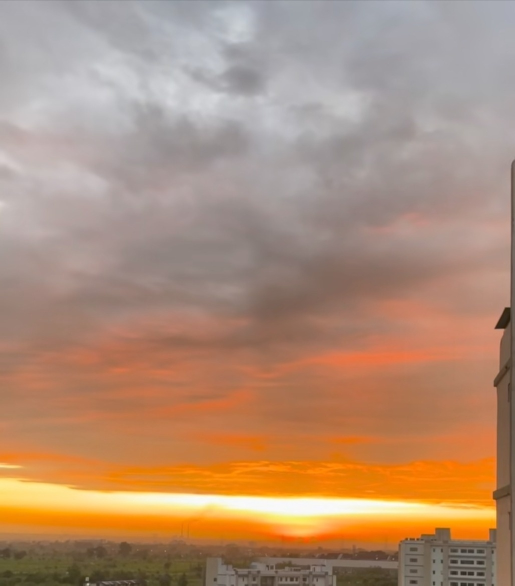
#> input picture reconstructed.jpg, 1030 x 1171 px (shown at 1/2 size)
$ python v10.py reconstructed.jpg reconstructed.jpg out.png
#> lines starting #> are read from the running program, lines starting #| are printed output that depends on the picture
import cv2
import numpy as np
import sqlite3
import sys
import os
from pathlib import Path
from datetime import datetime
from itertools import product


class AdvancedImageReconstructor:
    def __init__(self, db_name="image_reconstruction.db"):
        """Initialize the reconstructor with a database connection."""
        self.db_name = db_name
        self.conn = None
        self.cursor = None
        self.init_database()

    def init_database(self):
        """Initialize SQLite database with required tables."""
        self.conn = sqlite3.connect(self.db_name)
        self.cursor = self.conn.cursor()

        self.cursor.execute("DROP TABLE IF EXISTS reconstruction_metadata")
        self.cursor.execute("DROP TABLE IF EXISTS reconstructions")

        self.cursor.execute(
            """
            CREATE TABLE IF NOT EXISTS reconstructions (
                id INTEGER PRIMARY KEY AUTOINCREMENT,
                image1_path TEXT NOT NULL,
                image2_path TEXT NOT NULL,
                output_path TEXT NOT NULL,
                created_at TIMESTAMP DEFAULT CURRENT_TIMESTAMP,
                status TEXT,
                method TEXT,
                rotation_detected REAL
            )
        """
        )

        self.cursor.execute(
            """
            CREATE TABLE IF NOT EXISTS reconstruction_metadata (
                id INTEGER PRIMARY KEY AUTOINCREMENT,
                reconstruction_id INTEGER,
                keypoints_found INTEGER,
                matches_found INTEGER,
                confidence REAL,
                FOREIGN KEY (reconstruction_id)
                    REFERENCES reconstructions(id)
            )
        """
        )

        self.conn.commit()

    def load_images(self, image1_path, image2_path):
        """Load two images from file paths."""
#> called with image1_path = 'reconstructed.jpg', image2_path = 'reconstructed.jpg'
        if not os.path.exists(image1_path):
            raise FileNotFoundError(f"Image 1 not found: {image1_path}")
        if not os.path.exists(image2_path):
            raise FileNotFoundError(f"Image 2 not found: {image2_path}")

        img1 = cv2.imread(image1_path)
#> img1 is the input picture: shape (1171, 1030, 3); mean B, G, R 117.7, 142.1, 176.3
#|   Image 1: (1171, 1030, 3)
#|   Image 2: (1171, 1030, 3)
        img2 = cv2.imread(image2_path)

        if img1 is None or img2 is None:
            raise ValueError("Could not load one or both images")

        return img1, img2

    def rotate_image(self, img, angle):
        """Rotate image by angle (0, 90, 180, 270 degrees)."""
        if angle == 0:
            return img.copy()
        elif angle == 90:
            return cv2.rotate(img, cv2.ROTATE_90_CLOCKWISE)
        elif angle == 180:
            return cv2.rotate(img, cv2.ROTATE_180)
        elif angle == 270:
            return cv2.rotate(img, cv2.ROTATE_90_COUNTERCLOCKWISE)
        return img

    def flip_image(self, img, flip_code):
        """Flip image (0=vertical, 1=horizontal, -1=both)."""
        if flip_code is None:
            return img.copy()
        return cv2.flip(img, flip_code)

    def extract_edge(self, img, edge, width=50):
        """Extract an edge strip from image.

        Args:
            img: Input image
            edge: 'top', 'bottom', 'left', 'right'
            width: Width/height of the strip to extract
        """
        h, w = img.shape[:2]
        width = min(width, min(h, w) // 3)

        if edge == 'top':
            return img[:width, :]
        elif edge == 'bottom':
            return img[-width:, :]
        elif edge == 'left':
            return img[:, :width]
        elif edge == 'right':
            return img[:, -width:]
        return None

    def compare_edges(self, edge1, edge2, edge1_type, edge2_type):
        """Compare two edge strips and return similarity score.

        Compatible edges:
        - top <-> bottom
        - bottom <-> top
        - left <-> right
        - right <-> left
        """
        # Check if edges are compatible
        valid_pairs = [
            ('top', 'bottom'), ('bottom', 'top'),
            ('left', 'right'), ('right', 'left')
        ]

        if (edge1_type, edge2_type) not in valid_pairs:
            return -1.0  # Incompatible edges

        # Resize edges to match
        if edge1_type in ['top', 'bottom']:
            # Horizontal edges - match widths
            h = min(edge1.shape[0], edge2.shape[0])
            w = min(edge1.shape[1], edge2.shape[1])
            edge1_resized = cv2.resize(edge1, (w, h))
            edge2_resized = cv2.resize(edge2, (w, h))
        else:
            # Vertical edges - match heights
            h = min(edge1.shape[0], edge2.shape[0])
            w = min(edge1.shape[1], edge2.shape[1])
            edge1_resized = cv2.resize(edge1, (w, h))
            edge2_resized = cv2.resize(edge2, (w, h))

        # Convert to grayscale for comparison
        if len(edge1_resized.shape) == 3:
            edge1_gray = cv2.cvtColor(edge1_resized, cv2.COLOR_BGR2GRAY)
        else:
            edge1_gray = edge1_resized

        if len(edge2_resized.shape) == 3:
            edge2_gray = cv2.cvtColor(edge2_resized, cv2.COLOR_BGR2GRAY)
        else:
            edge2_gray = edge2_resized

        # Calculate multiple similarity metrics

        # 1. Normalized cross-correlation
        edge1_norm = (edge1_gray - edge1_gray.mean()) / (edge1_gray.std() + 1e-8)
        edge2_norm = (edge2_gray - edge2_gray.mean()) / (edge2_gray.std() + 1e-8)
        correlation = np.mean(edge1_norm * edge2_norm)

        # 2. Structural similarity (simplified)
        diff = np.abs(edge1_gray.astype(float) - edge2_gray.astype(float))
        similarity = 1.0 - (np.mean(diff) / 255.0)

        # 3. Edge-based similarity
        edge1_edges = cv2.Canny(edge1_gray, 50, 150)
        edge2_edges = cv2.Canny(edge2_gray, 50, 150)
        edge_similarity = 1.0 - (
            np.sum(np.abs(edge1_edges - edge2_edges)) /
            (edge1_edges.size * 255.0)
        )

        # Combined score
        score = (correlation * 0.4 + similarity * 0.4 + edge_similarity * 0.2)

        return score

    def find_best_configuration(self, img1, img2):
        """Try all possible orientations and find best match."""
        print(f"\n  Testing all possible configurations...")

        best_score = -np.inf
        best_config = None

        # All possible rotations (0, 90, 180, 270)
        rotations = [0, 90, 180, 270]
        # All possible flips (None, horizontal, vertical, both)
        flips = [None, 1, 0, -1]
        # All possible edges
        edges = ['top', 'bottom', 'left', 'right']

        configurations = []

        # Try all combinations for img1 and img2
        for rot1, flip1, rot2, flip2 in product(
            rotations, flips, rotations, flips
        ):
            # Apply transformations
            img1_trans = self.rotate_image(img1, rot1)
            if flip1 is not None:
                img1_trans = self.flip_image(img1_trans, flip1)

            img2_trans = self.rotate_image(img2, rot2)
            if flip2 is not None:
                img2_trans = self.flip_image(img2_trans, flip2)

            # Try all edge combinations
            for edge1, edge2 in product(edges, edges):
                strip1 = self.extract_edge(img1_trans, edge1)
                strip2 = self.extract_edge(img2_trans, edge2)

                score = self.compare_edges(strip1, strip2, edge1, edge2)

                if score > best_score:
                    best_score = score
                    best_config = {
                        'img1_rot': rot1,
                        'img1_flip': flip1,
                        'img2_rot': rot2,
                        'img2_flip': flip2,
                        'edge1': edge1,
                        'edge2': edge2,
                        'score': score,
                        'img1_trans': img1_trans,
                        'img2_trans': img2_trans
                    }

                configurations.append(score)
#> this loop made 256 passes
#> pass 1, in compare_edges (call 2), `edge1_resized = cv2.resize(edge1, (w, h))`:
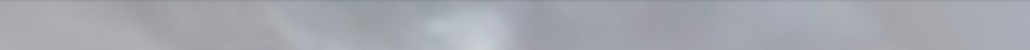
#> edge1_resized: shape (50, 1030, 3) (shown at 1/2 size); mean of channels 0, 1, 2 174.6, 167.3, 165; drawn as B, G, R
#> pass 1, in compare_edges (call 2), `edge2_gray = cv2.cvtColor(edge2_resized, cv2.COLOR_BGR2GRAY)`:
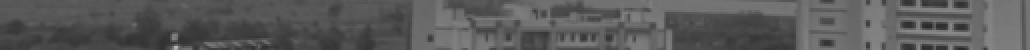
#> edge2_gray: shape (50, 1030) (shown at 1/2 size); min 40, max 209, mean 89.5
#> after the loop:
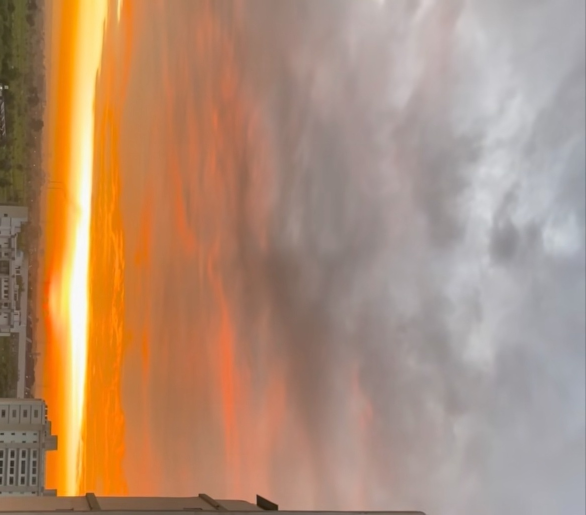
#> img1_trans: shape (1030, 1171, 3) (shown at 1/2 size); mean B, G, R 117.7, 142.1, 176.3
#> after the loop:
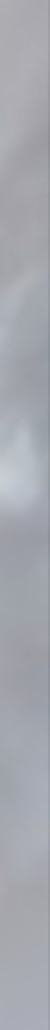
#> strip1: shape (1030, 50, 3) (shown at 1/2 size); mean B, G, R 174.6, 167.3, 165

        print(f"  Tested {len(configurations)} configurations")
#|   Tested 4096 configurations
        print(f"  Best score: {best_score:.4f}")
#|   Best score: 0.9868
        print(f"  Best config: Img1[rot={best_config['img1_rot']}°, "
              f"flip={best_config['img1_flip']}] <-> "
              f"Img2[rot={best_config['img2_rot']}°, "
              f"flip={best_config['img2_flip']}]")
#|   Best config: Img1[rot=90°, flip=None] <-> Img2[rot=90°, flip=0]
        print(f"  Edge match: {best_config['edge1']} <-> "
              f"{best_config['edge2']}")
#|   Edge match: top <-> bottom

        return best_config

    def preprocess_image(self, img):
        """Preprocess image for better feature detection."""
        gray = cv2.cvtColor(img, cv2.COLOR_BGR2GRAY)
        clahe = cv2.createCLAHE(clipLimit=3.0, tileGridSize=(8, 8))
        enhanced = clahe.apply(gray)
        return enhanced

    def detect_features_robust(self, img1, img2):
        """Enhanced feature detection with SIFT and ORB."""
        gray1 = self.preprocess_image(img1)
        gray2 = self.preprocess_image(img2)

        try:
            # Try SIFT first (better for complex images)
            sift = cv2.SIFT_create(
                nfeatures=5000,
                contrastThreshold=0.03,
                edgeThreshold=10
            )
            kp1, des1 = sift.detectAndCompute(gray1, None)
            kp2, des2 = sift.detectAndCompute(gray2, None)
            method = "SIFT"
        except (cv2.error, AttributeError):
            # Fallback to ORB
            orb = cv2.ORB_create(nfeatures=20000)
            kp1, des1 = orb.detectAndCompute(gray1, None)
            kp2, des2 = orb.detectAndCompute(gray2, None)
            method = "ORB"

        return kp1, des1, kp2, des2, method

    def match_features_robust(self, des1, des2, method):
        """Enhanced feature matching with ratio test."""
        if des1 is None or des2 is None:
            return []

        if method == "SIFT":
            FLANN_INDEX_KDTREE = 1
            index_params = dict(algorithm=FLANN_INDEX_KDTREE, trees=5)
            search_params = dict(checks=100)
            matcher = cv2.FlannBasedMatcher(index_params, search_params)
            ratio = 0.7
        else:
            matcher = cv2.BFMatcher(cv2.NORM_HAMMING, crossCheck=False)
            ratio = 0.75

        try:
            matches = matcher.knnMatch(des1, des2, k=2)
        except cv2.error:
            return []

        # Ratio test
        good_matches = []
        for match_pair in matches:
            if len(match_pair) == 2:
                m, n = match_pair
                if m.distance < ratio * n.distance:
                    good_matches.append(m)

        return good_matches

    def validate_homography(self, H, img1_shape, img2_shape):
        """Validate if homography makes sense for torn image reconstruction."""
        if H is None:
            return False

        # Check if homography is too extreme
        # For torn images, we expect mostly translation with minor rotation/scale

        # Extract scale, rotation, and translation
        try:
            # Decompose homography (simplified check)
            h1, w1 = img1_shape[:2]
            h2, w2 = img2_shape[:2]

            # Check corners transformation
            corners = np.float32([[0, 0], [w2, 0], [w2, h2], [0, h2]]).reshape(-1, 1, 2)
            transformed = cv2.perspectiveTransform(corners, H)

            # Calculate distances between adjacent corners
            distances = []
            for i in range(4):
                p1 = transformed[i][0]
                p2 = transformed[(i + 1) % 4][0]
                dist = np.linalg.norm(p1 - p2)
                distances.append(dist)

            # Original distances
            orig_distances = [w2, h2, w2, h2]

            # Check if scaling is reasonable (not more than 2x or less than 0.5x)
            for d, od in zip(distances, orig_distances):
                if od > 0:
                    scale = d / od
                    if scale > 2.5 or scale < 0.4:
                        print(f"    ⚠ Homography validation failed: extreme scaling ({scale:.2f})")
                        return False

            # Check if transformation causes extreme distortion
            # by comparing aspect ratios
            width_ratio = distances[0] / distances[2] if distances[2] > 0 else 1
            height_ratio = distances[1] / distances[3] if distances[3] > 0 else 1

            if abs(width_ratio - 1.0) > 0.3 or abs(height_ratio - 1.0) > 0.3:
                print(f"    ⚠ Homography validation failed: aspect distortion")
                return False

            return True

        except Exception as e:
            print(f"    ⚠ Homography validation error: {e}")
            return False

    def stitch_with_homography(self, img1, img2, kp1, kp2, matches):
        """Stitch images using homography transformation with proper blending."""
        if len(matches) < 4:
            return None

        # Extract matched keypoints
        pts1 = np.float32([kp1[m.queryIdx].pt for m in matches])
        pts2 = np.float32([kp2[m.trainIdx].pt for m in matches])

        # Find homography with RANSAC
        H, mask = cv2.findHomography(pts2, pts1, cv2.RANSAC, 5.0)

        if H is None:
            return None

        # Validate homography
        if not self.validate_homography(H, img1.shape, img2.shape):
            print(f"    Homography rejected - transformation too extreme")
            return None

        # Calculate inlier ratio
        inliers = np.sum(mask)
        inlier_ratio = inliers / len(matches) if len(matches) > 0 else 0

        print(f"    Inliers: {inliers}/{len(matches)} ({inlier_ratio:.2%})")

        # Reject if inlier ratio is too low
        if inlier_ratio < 0.3:
            print(f"    Homography rejected - low inlier ratio")
            return None

        # Calculate output size
        h1, w1 = img1.shape[:2]
        h2, w2 = img2.shape[:2]

        # Get corners of img2
        corners2 = np.float32([
            [0, 0], [0, h2], [w2, h2], [w2, 0]
        ]).reshape(-1, 1, 2)

        # Transform corners
        corners2_transformed = cv2.perspectiveTransform(corners2, H)

        # Combine with img1 corners
        corners1 = np.float32([
            [0, 0], [0, h1], [w1, h1], [w1, 0]
        ]).reshape(-1, 1, 2)

        all_corners = np.concatenate([corners1, corners2_transformed], axis=0)

        # Find bounding box
        [x_min, y_min] = np.int32(all_corners.min(axis=0).ravel() - 0.5)
        [x_max, y_max] = np.int32(all_corners.max(axis=0).ravel() + 0.5)

        # Adjust homography for translation
        translation = np.array([
            [1, 0, -x_min],
            [0, 1, -y_min],
            [0, 0, 1]
        ])

        # Warp img2
        result = cv2.warpPerspective(
            img2, translation.dot(H),
            (x_max - x_min, y_max - y_min)
        )

        # Create a mask for img1
        img1_mask = np.zeros((y_max - y_min, x_max - x_min), dtype=np.uint8)
        img1_y_start = -y_min
        img1_y_end = -y_min + h1
        img1_x_start = -x_min
        img1_x_end = -x_min + w1

        img1_mask[img1_y_start:img1_y_end, img1_x_start:img1_x_end] = 255

        # Create a mask for warped img2
        img2_gray = cv2.cvtColor(result, cv2.COLOR_BGR2GRAY)
        _, img2_mask = cv2.threshold(img2_gray, 1, 255, cv2.THRESH_BINARY)

        # Find overlap region
        overlap_mask = cv2.bitwise_and(img1_mask, img2_mask)

        # Blend in overlap region
        if np.sum(overlap_mask) > 100:  # If there's significant overlap
            # Create distance transforms for smooth blending
            dist1 = cv2.distanceTransform(img1_mask, cv2.DIST_L2, 5)
            dist2 = cv2.distanceTransform(img2_mask, cv2.DIST_L2, 5)

            # Normalize distances
            dist_sum = dist1 + dist2
            dist_sum[dist_sum == 0] = 1  # Avoid division by zero

            alpha1 = (dist1 / dist_sum).astype(np.float32)
            alpha2 = (dist2 / dist_sum).astype(np.float32)

            # Expand alpha to 3 channels
            alpha1 = np.expand_dims(alpha1, axis=2)
            alpha2 = np.expand_dims(alpha2, axis=2)

            # Place img1 in result with blending
            img1_padded = np.zeros_like(result, dtype=np.float32)
            img1_padded[img1_y_start:img1_y_end, img1_x_start:img1_x_end] = img1.astype(np.float32)

            # Blend
            result = (result.astype(np.float32) * alpha2 + img1_padded * alpha1).astype(np.uint8)
        else:
            # No significant overlap, just place img1
            result[img1_y_start:img1_y_end, img1_x_start:img1_x_end] = img1

        return result

    def should_use_simple_stitch(self, best_config):
        """Determine if images should use simple edge-based stitching."""
        # If both images have no rotation and no flip, use simple stitch
        no_transform = (
            best_config['img1_rot'] == 0 and
            best_config['img1_flip'] is None and
            best_config['img2_rot'] == 0 and
            best_config['img2_flip'] is None
        )

        # If edges suggest simple adjacent placement
        simple_edges = (
            (best_config['edge1'] == 'bottom' and best_config['edge2'] == 'top') or
            (best_config['edge1'] == 'top' and best_config['edge2'] == 'bottom') or
            (best_config['edge1'] == 'right' and best_config['edge2'] == 'left') or
            (best_config['edge1'] == 'left' and best_config['edge2'] == 'right')
        )

        return no_transform and simple_edges

    # [106 lines left out: functions stitch_with_alignment, blend_vertical, blend_horizontal, not called in this run]

    def reconstruct(
        self, image1_path, image2_path, output_path="reconstructed.jpg"
    ):
        """Main reconstruction method."""
        print(f"\n{'='*70}")
        print(f"ADVANCED IMAGE RECONSTRUCTION - TORN IMAGE REPAIR")
        print(f"{'='*70}\n")

        print(f"Loading images...")
        img1, img2 = self.load_images(image1_path, image2_path)
        print(f"  Image 1: {img1.shape}")
        print(f"  Image 2: {img2.shape}")

        # Step 1: Find best configuration (rotation, flip, edge matching)
        print(f"\nStep 1: Finding optimal alignment...")
        best_config = self.find_best_configuration(img1, img2)

        if best_config['score'] < 0.3:
            print(f"\n⚠ Warning: Low confidence score ({best_config['score']:.3f})")
            print(f"  Results may not be accurate.\n")

        img1_aligned = best_config['img1_trans']
        img2_aligned = best_config['img2_trans']
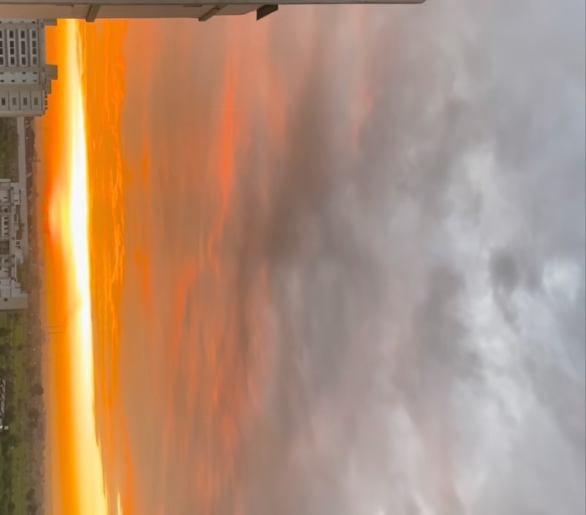
#> img2_aligned: shape (1030, 1171, 3) (shown at 1/2 size); mean of channels 0, 1, 2 117.7, 142.1, 176.3; drawn as B, G, R

        # Check if we should use simple stitching
        use_simple = self.should_use_simple_stitch(best_config)

        if use_simple:
            print(f"\n  Using simple edge-based stitching (no rotation detected)")

        # Step 2: Try feature-based stitching (only if complex transformation needed)
        print(f"\nStep 2: Attempting feature-based stitching...")
        result = None
        method = "correlation"
        match_count = 0

        if not use_simple:
            try:
                kp1, des1, kp2, des2, feature_method = \
                    self.detect_features_robust(img1_aligned, img2_aligned)
#> in preprocess_image, `gray = cv2.cvtColor(img, cv2.COLOR_BGR2GRAY)`:
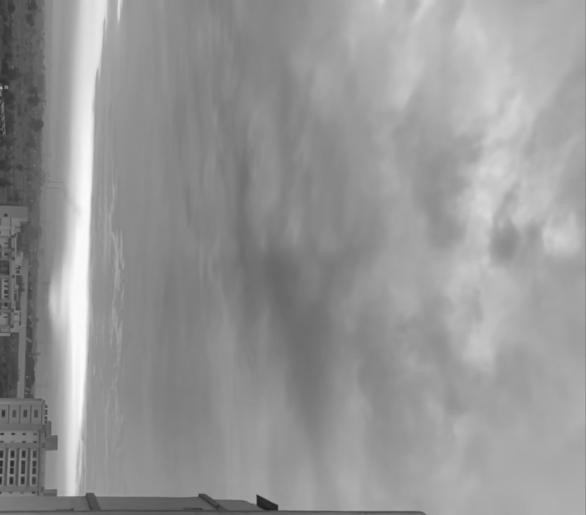
#> gray: shape (1030, 1171) (shown at 1/2 size); min 26, max 252, mean 149.6
#> in preprocess_image, `enhanced = clahe.apply(gray)`:
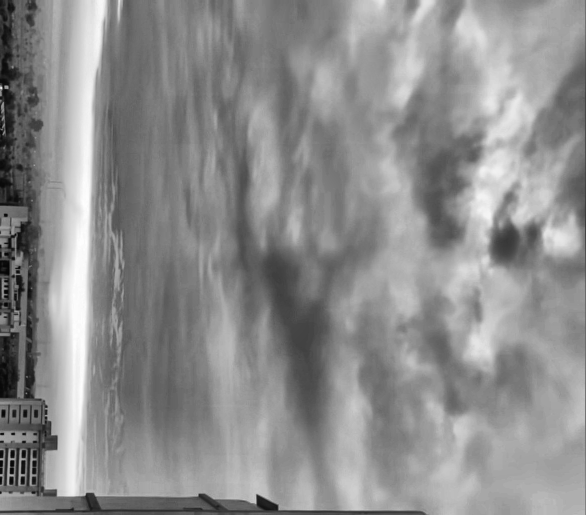
#> enhanced: shape (1030, 1171) (shown at 1/2 size); min 4, max 254, mean 140.7
#> (the rest of the program and of its run is left out)
